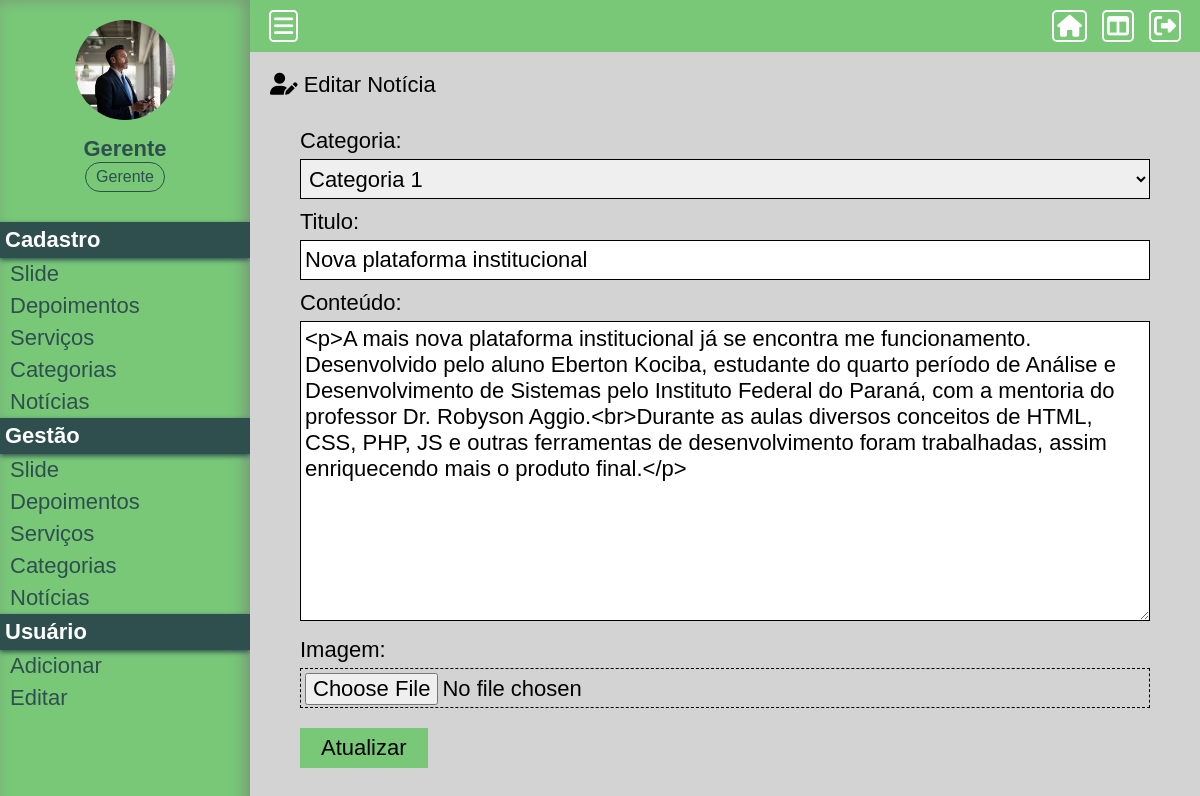
The page /Projeto01/painel/editar-noticia?id=4 (signed in) on the database its author committed.
### Projeto01/assets/classes/MySql.php (called while the page is built)
<?php
    class MySql {
        private static $pdo;
        public static function conectar() {
            if(self::$pdo == null) {
                try {
                    self::$pdo = new PDO('mysql:host='.HOST.';dbname='.DATABASE, USER, PASSWORD, array(PDO::MYSQL_ATTR_INIT_COMMAND => "SET NAMES utf8"));
                    self::$pdo -> setAttribute(PDO::ATTR_ERRMODE, PDO::ERRMODE_EXCEPTION);
                } catch(\Throwable $th) {
                    echo '<h4>Não foi possível realizar a conexão com o banco de dados</h4>';
                }
            }
            return self::$pdo;
        }
    }
?>

### Projeto01/painel/pages/editar-noticia.php (the view, shortened to what this page needs)
<?php
	if(isset($_GET['id'])) {
		$id = (int) $_GET['id'];
		$noticia = Painel::get(TABELA_NOTICIAS, 'id = ?', array($id));
	}else {
		Painel::messageToUser('erro', 'ID não existe');
		die();
	}
?>
<div class="box-content">
	<h2><i class="fa-solid fa-user-pen"></i> Editar Notícia</h2>
	<form method="post" enctype="multipart/form-data">
		<div class="form-group">
			<label for="categoria_id">Categoria: </label>
			<select name="categoria_id" id="">
				<?php
				$categorias = Painel::getAll(TABELA_CATEGORIAS);
				foreach($categorias as $key => $value) { ?>
					<option <?php if($value['id'] == $noticia['categoria_id']) echo 'selected'; ?> value="<?php echo $value['id']?>"><?php echo $value['nome']?></option>
				<?php } ?>
			</select>
		</div>
		<div class="form-group">
			<label for="titulo">Titulo: </label>
			<input type="text" name="titulo" required value="<?php echo $noticia['titulo'];?>">
		</div>
		<div class="form-group">
			<label for="conteudo">Conteúdo: </label>
			<textarea class="tinymce" name="conteudo" id=""><?php echo $noticia['conteudo'];?></textarea>
		</div>
		<div class="form-group">
			<label for="imagem">Imagem: </label>
			<input type="file" name="imagem">
		</div>
		<div class="form-group">
			<input type="submit" name="acao" value="Atualizar">
		</div>
	</form>
</div>

### Projeto01/painel/css/style.css (style rules this page uses)
* { margin: 0; padding: 0; box-sizing: border-box; font-size: 22px; font-family: sans-serif; }
html, body { height: 100%; background-color: lightgrey; }
.box-content { padding: 20px; }
.box-content h2 { font-weight: 300; font: 22px; }
.box-content form { margin: 30px; }
.box-content .form-group { margin: 10px 0; }
.box-content form input[type="text"], .box-content form input[type="password"], .box-content form input[type="file"], select { margin-top: 5px; width: 100%; height: 40px; padding: 4px; border: 1px solid black; }
.box-content form textarea { margin-top: 5px; width: 100%; height: 40px; padding: 4px; border: 1px solid black; min-height: 300px; resize: vertical; }
.box-content form input[type="file"] { border-style: dashed; }
.box-content form input[type="submit"] { width: 15%; height: 40px; margin-top: 10px; background-color: rgb(120, 200, 120); border: 2px solid rgb(120, 200, 120); cursor: pointer; }

### rows shown on the page
tb_admin.noticias: categoria_id "Categoria 1", titulo "Nova plataforma institucional", conteudo "<p>A mais nova plataforma institucional já se encontra me funcionamento. Desenvolvido pelo aluno Eberton Kociba, estudante do quarto período de Análise e Desenvolvimento de Sistemas pelo Instituto Federal do Paraná, com a mentoria do professor Dr. Robyson Aggio.<br>Durante as aulas diversos conceitos de HTML, CSS, PHP, JS e outras ferramentas de desenvolvimento foram trabalhadas, assim enriquecendo mais o produto final.</p>"

### other values the page prints
$_SESSION['nome'] "Gerente"
Painel::pegaCargo($_SESSION['cargo']) "Gerente"
